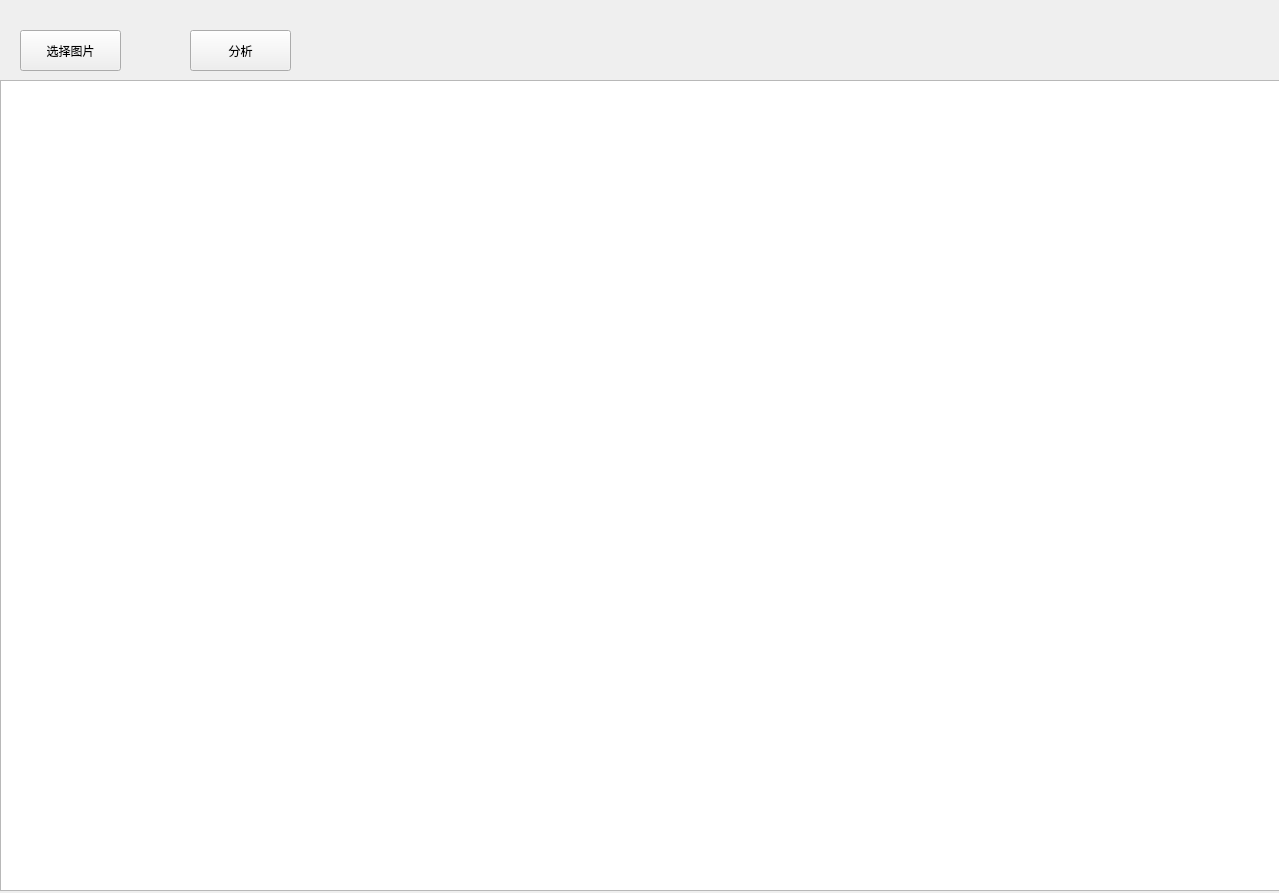
<?xml version="1.0" encoding="UTF-8"?>
<ui version="4.0">
 <class>Form</class>
 <widget class="QWidget" name="Form">
  <property name="geometry">
   <rect>
    <x>0</x>
    <y>0</y>
    <width>1279</width>
    <height>893</height>
   </rect>
  </property>
  <property name="windowTitle">
   <string>Form</string>
  </property>
  <widget class="QGraphicsView" name="graphicsView">
   <property name="geometry">
    <rect>
     <x>0</x>
     <y>80</y>
     <width>1281</width>
     <height>811</height>
    </rect>
   </property>
   <property name="sizePolicy">
    <sizepolicy hsizetype="Fixed" vsizetype="Fixed">
     <horstretch>0</horstretch>
     <verstretch>0</verstretch>
    </sizepolicy>
   </property>
  </widget>
  <widget class="QPushButton" name="selectImage">
   <property name="geometry">
    <rect>
     <x>20</x>
     <y>30</y>
     <width>101</width>
     <height>41</height>
    </rect>
   </property>
   <property name="text">
    <string>选择图片</string>
   </property>
  </widget>
  <widget class="QPushButton" name="analyse">
   <property name="geometry">
    <rect>
     <x>190</x>
     <y>30</y>
     <width>101</width>
     <height>41</height>
    </rect>
   </property>
   <property name="text">
    <string>分析</string>
   </property>
  </widget>
 </widget>
 <resources/>
 <connections/>
</ui>
